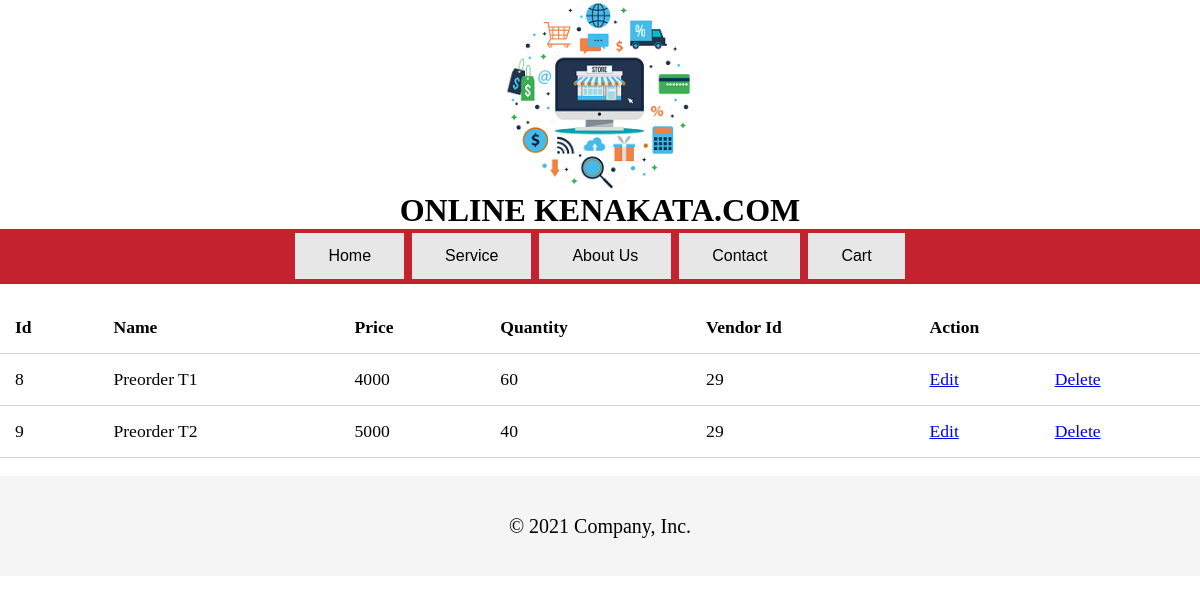
The page /index/vendor_preorderinventory.php (signed in) on the database its author committed.
### tables this page shows
CREATE TABLE `preorder_product` (
  `id` int(11) NOT NULL,
  `name` varchar(20) NOT NULL,
  `quantity` int(6) NOT NULL,
  `price` int(6) NOT NULL,
  `type` varchar(10) NOT NULL,
  `vendor_Id` int(11) NOT NULL
);

### index/vendor_preorderinventory.php (the view, shortened to what this page needs)
<!Doctype html>
<html>
<head>
</head>
<body>
<?php include("static_header.php")
    ?>
    <div class="container">
        <div class="row">
            <div class="col-10">
                <div >
                    <div >
                        <br>
          <table>
            <thead>
              <th>Id</th>
              <th>Name</th>
              <th>Price</th>
              <th>Quantity</th>
              <th>Vendor Id</th>
              <th colspan="2">Action</th>
            </thead>
            <?php
              $email = $_SESSION['email'];
              $host = "localhost";
              $user = "wt_projectuser";
              $pass = "123";
              $db = "wt_project";
              $conn1 = new mysqli($host, $user, $pass, $db);
              if($conn1->connect_error) {
                echo "Database Connection Failed!";
                echo "<br>";
                echo $conn1->connect_error;
              }
              else {
                $stmt1 = $conn1->prepare("select id from vendor where email=?");
                $stmt1->bind_param("s", $email);
                $stmt1->execute();
                $res2 = $stmt1->get_result();
                $user = $res2->fetch_assoc();
                $vendorId = $user['id'];
                $sql = "select * from preorder_product where vendor_Id=$vendorId";
                $res1 = $conn1->query($sql);
                if($res1->num_rows > 0) {
                  while($row = $res1->fetch_assoc()) {
                  ?>
                    <tbody>
                          <tr>
                            <td><?php echo $row['id']; ?></td>
                            <td><?php echo $row['name']; ?></td>
                            <td><?php echo $row['price']; ?></td>
                            <td><?php echo $row['quantity']; ?></td>
                            <td><?php echo $row['vendor_Id']; ?></td>
                            <td><a href="vendor_preorderupdate.php?id=<?php echo $row['id']; ?>" class="edit">Edit</a></td>
                            <td><a href="vendor_preorderdelete.php?id=<?php echo $row['id']; ?>" class="delete">Delete</a></td>
                          </tr>
                    </tbody>
    <?php
    }
  }
		}
    ?>
          </table>
                </div>
            </div>
        </div>
        <?php include('static_footer.php')
        ?>
    </div>
</body>
</html>

### index/stylesheet/head_style.css (style rules this page uses)
* { margin:0px; padding: 0px; }
body { margin:0px; padding: 0px; }

### index/vendor_preorderinventory.php (style rules this page uses)
table { width: 100%; border-collapse: collapse; font-size: 1.1rem; }
th, td { padding: 15px; text-align: left; border-bottom: 1px solid #d3d3d3; }

### rows shown on the page
preorder_product: id "8", name "Preorder T1", price "4000", quantity "60", vendor_Id "29"
preorder_product: id "9", name "Preorder T2", price "5000", quantity "40", vendor_Id "29"
